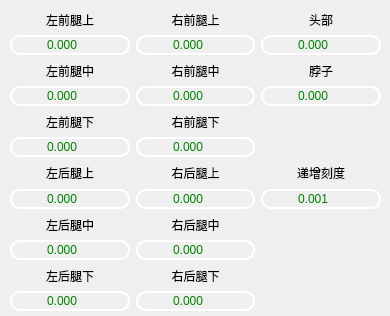
<?xml version="1.0" encoding="UTF-8"?>
<ui version="4.0">
 <class>PoseSettingWidget</class>
 <widget class="QWidget" name="PoseSettingWidget">
  <property name="geometry">
   <rect>
    <x>0</x>
    <y>0</y>
    <width>390</width>
    <height>316</height>
   </rect>
  </property>
  <property name="windowTitle">
   <string>Form</string>
  </property>
  <widget class="QWidget" name="gridLayoutWidget">
   <property name="geometry">
    <rect>
     <x>10</x>
     <y>10</y>
     <width>371</width>
     <height>301</height>
    </rect>
   </property>
   <layout class="QGridLayout" name="gridLayout">
    <item row="0" column="0">
     <layout class="QVBoxLayout" name="verticalLayout" stretch="0,0">
      <property name="spacing">
       <number>6</number>
      </property>
      <property name="sizeConstraint">
       <enum>QLayout::SetDefaultConstraint</enum>
      </property>
      <item>
       <widget class="QLabel" name="label">
        <property name="sizePolicy">
         <sizepolicy hsizetype="Preferred" vsizetype="Preferred">
          <horstretch>0</horstretch>
          <verstretch>0</verstretch>
         </sizepolicy>
        </property>
        <property name="text">
         <string>左前腿上</string>
        </property>
        <property name="alignment">
         <set>Qt::AlignCenter</set>
        </property>
       </widget>
      </item>
      <item>
       <widget class="QDoubleSpinBox" name="left_forword_high_doubleSpinBox">
        <property name="sizePolicy">
         <sizepolicy hsizetype="Preferred" vsizetype="Preferred">
          <horstretch>0</horstretch>
          <verstretch>0</verstretch>
         </sizepolicy>
        </property>
        <property name="focusPolicy">
         <enum>Qt::NoFocus</enum>
        </property>
        <property name="styleSheet">
         <string notr="true">/*默认状态的样式*/
QDoubleSpinBox{
	border-radius:10px;
	border:2px solid white;
	color:green;
	background:transparent;
}
/*鼠标悬停的样式*/
QDoubleSpinBox:hover{
	border:2px solid rgb(71,186,204);
	color:rgb(71,186,204);
	background:transparent;
}

/*被禁用时的样式*/
QDoubleSpinBox:!enabled{
	border:2px solid rgb(130,130,130);
	color:rgb(130,130,130);
}</string>
        </property>
        <property name="alignment">
         <set>Qt::AlignCenter</set>
        </property>
        <property name="decimals">
         <number>3</number>
        </property>
        <property name="minimum">
         <double>-90.000000000000000</double>
        </property>
        <property name="maximum">
         <double>90.000000000000000</double>
        </property>
       </widget>
      </item>
     </layout>
    </item>
    <item row="0" column="1">
     <layout class="QVBoxLayout" name="verticalLayout_2">
      <item>
       <widget class="QLabel" name="label_2">
        <property name="sizePolicy">
         <sizepolicy hsizetype="Preferred" vsizetype="Preferred">
          <horstretch>0</horstretch>
          <verstretch>0</verstretch>
         </sizepolicy>
        </property>
        <property name="text">
         <string>右前腿上</string>
        </property>
        <property name="alignment">
         <set>Qt::AlignCenter</set>
        </property>
       </widget>
      </item>
      <item>
       <widget class="QDoubleSpinBox" name="right_forword_high_doubleSpinBox">
        <property name="sizePolicy">
         <sizepolicy hsizetype="Preferred" vsizetype="Preferred">
          <horstretch>0</horstretch>
          <verstretch>0</verstretch>
         </sizepolicy>
        </property>
        <property name="focusPolicy">
         <enum>Qt::NoFocus</enum>
        </property>
        <property name="styleSheet">
         <string notr="true">/*默认状态的样式*/
QDoubleSpinBox{
	border-radius:10px;
	border:2px solid white;
	color:green;
	background:transparent;
}
/*鼠标悬停的样式*/
QDoubleSpinBox:hover{
	border:2px solid rgb(71,186,204);
	color:rgb(71,186,204);
	background:transparent;
}

/*被禁用时的样式*/
QDoubleSpinBox:!enabled{
	border:2px solid rgb(130,130,130);
	color:rgb(130,130,130);
}</string>
        </property>
        <property name="alignment">
         <set>Qt::AlignCenter</set>
        </property>
        <property name="decimals">
         <number>3</number>
        </property>
        <property name="minimum">
         <double>-90.000000000000000</double>
        </property>
        <property name="maximum">
         <double>90.000000000000000</double>
        </property>
       </widget>
      </item>
     </layout>
    </item>
    <item row="0" column="2">
     <layout class="QVBoxLayout" name="verticalLayout_3">
      <item>
       <widget class="QLabel" name="label_7">
        <property name="sizePolicy">
         <sizepolicy hsizetype="Preferred" vsizetype="Preferred">
          <horstretch>0</horstretch>
          <verstretch>0</verstretch>
         </sizepolicy>
        </property>
        <property name="text">
         <string>头部</string>
        </property>
        <property name="alignment">
         <set>Qt::AlignCenter</set>
        </property>
       </widget>
      </item>
      <item>
       <widget class="QDoubleSpinBox" name="head_doubleSpinBox">
        <property name="sizePolicy">
         <sizepolicy hsizetype="Preferred" vsizetype="Preferred">
          <horstretch>0</horstretch>
          <verstretch>0</verstretch>
         </sizepolicy>
        </property>
        <property name="focusPolicy">
         <enum>Qt::NoFocus</enum>
        </property>
        <property name="styleSheet">
         <string notr="true">/*默认状态的样式*/
QDoubleSpinBox{
	border-radius:10px;
	border:2px solid white;
	color:green;
	background:transparent;
}
/*鼠标悬停的样式*/
QDoubleSpinBox:hover{
	border:2px solid rgb(71,186,204);
	color:rgb(71,186,204);
	background:transparent;
}

/*被禁用时的样式*/
QDoubleSpinBox:!enabled{
	border:2px solid rgb(130,130,130);
	color:rgb(130,130,130);
}</string>
        </property>
        <property name="alignment">
         <set>Qt::AlignCenter</set>
        </property>
        <property name="decimals">
         <number>3</number>
        </property>
        <property name="minimum">
         <double>-90.000000000000000</double>
        </property>
        <property name="maximum">
         <double>90.000000000000000</double>
        </property>
       </widget>
      </item>
     </layout>
    </item>
    <item row="1" column="0">
     <layout class="QVBoxLayout" name="verticalLayout_4" stretch="0,0">
      <property name="spacing">
       <number>6</number>
      </property>
      <property name="sizeConstraint">
       <enum>QLayout::SetDefaultConstraint</enum>
      </property>
      <item>
       <widget class="QLabel" name="label_3">
        <property name="text">
         <string>左前腿中</string>
        </property>
        <property name="alignment">
         <set>Qt::AlignCenter</set>
        </property>
       </widget>
      </item>
      <item>
       <widget class="QDoubleSpinBox" name="left_forword_mid_doubleSpinBox">
        <property name="sizePolicy">
         <sizepolicy hsizetype="Preferred" vsizetype="Preferred">
          <horstretch>0</horstretch>
          <verstretch>0</verstretch>
         </sizepolicy>
        </property>
        <property name="focusPolicy">
         <enum>Qt::NoFocus</enum>
        </property>
        <property name="styleSheet">
         <string notr="true">/*默认状态的样式*/
QDoubleSpinBox{
	border-radius:10px;
	border:2px solid white;
	color:green;
	background:transparent;
}
/*鼠标悬停的样式*/
QDoubleSpinBox:hover{
	border:2px solid rgb(71,186,204);
	color:rgb(71,186,204);
	background:transparent;
}

/*被禁用时的样式*/
QDoubleSpinBox:!enabled{
	border:2px solid rgb(130,130,130);
	color:rgb(130,130,130);
}</string>
        </property>
        <property name="alignment">
         <set>Qt::AlignCenter</set>
        </property>
        <property name="decimals">
         <number>3</number>
        </property>
        <property name="minimum">
         <double>-10.000000000000000</double>
        </property>
        <property name="maximum">
         <double>60.000000000000000</double>
        </property>
       </widget>
      </item>
     </layout>
    </item>
    <item row="1" column="1">
     <layout class="QVBoxLayout" name="verticalLayout_5">
      <item>
       <widget class="QLabel" name="label_5">
        <property name="text">
         <string>右前腿中</string>
        </property>
        <property name="alignment">
         <set>Qt::AlignCenter</set>
        </property>
       </widget>
      </item>
      <item>
       <widget class="QDoubleSpinBox" name="right_forword_mid_doubleSpinBox">
        <property name="sizePolicy">
         <sizepolicy hsizetype="Preferred" vsizetype="Preferred">
          <horstretch>0</horstretch>
          <verstretch>0</verstretch>
         </sizepolicy>
        </property>
        <property name="focusPolicy">
         <enum>Qt::NoFocus</enum>
        </property>
        <property name="styleSheet">
         <string notr="true">/*默认状态的样式*/
QDoubleSpinBox{
	border-radius:10px;
	border:2px solid white;
	color:green;
	background:transparent;
}
/*鼠标悬停的样式*/
QDoubleSpinBox:hover{
	border:2px solid rgb(71,186,204);
	color:rgb(71,186,204);
	background:transparent;
}

/*被禁用时的样式*/
QDoubleSpinBox:!enabled{
	border:2px solid rgb(130,130,130);
	color:rgb(130,130,130);
}</string>
        </property>
        <property name="alignment">
         <set>Qt::AlignCenter</set>
        </property>
        <property name="decimals">
         <number>3</number>
        </property>
        <property name="minimum">
         <double>-10.000000000000000</double>
        </property>
        <property name="maximum">
         <double>60.000000000000000</double>
        </property>
       </widget>
      </item>
     </layout>
    </item>
    <item row="1" column="2">
     <layout class="QVBoxLayout" name="verticalLayout_6">
      <item>
       <widget class="QLabel" name="label_8">
        <property name="text">
         <string>脖子</string>
        </property>
        <property name="alignment">
         <set>Qt::AlignCenter</set>
        </property>
       </widget>
      </item>
      <item>
       <widget class="QDoubleSpinBox" name="waist_doubleSpinBox">
        <property name="sizePolicy">
         <sizepolicy hsizetype="Preferred" vsizetype="Preferred">
          <horstretch>0</horstretch>
          <verstretch>0</verstretch>
         </sizepolicy>
        </property>
        <property name="focusPolicy">
         <enum>Qt::NoFocus</enum>
        </property>
        <property name="styleSheet">
         <string notr="true">/*默认状态的样式*/
QDoubleSpinBox{
	border-radius:10px;
	border:2px solid white;
	color:green;
	background:transparent;
}
/*鼠标悬停的样式*/
QDoubleSpinBox:hover{
	border:2px solid rgb(71,186,204);
	color:rgb(71,186,204);
	background:transparent;
}

/*被禁用时的样式*/
QDoubleSpinBox:!enabled{
	border:2px solid rgb(130,130,130);
	color:rgb(130,130,130);
}</string>
        </property>
        <property name="alignment">
         <set>Qt::AlignCenter</set>
        </property>
        <property name="decimals">
         <number>3</number>
        </property>
        <property name="maximum">
         <double>60.000000000000000</double>
        </property>
       </widget>
      </item>
     </layout>
    </item>
    <item row="2" column="0">
     <layout class="QVBoxLayout" name="verticalLayout_7">
      <item>
       <widget class="QLabel" name="label_6">
        <property name="text">
         <string>左前腿下</string>
        </property>
        <property name="alignment">
         <set>Qt::AlignCenter</set>
        </property>
       </widget>
      </item>
      <item>
       <widget class="QDoubleSpinBox" name="left_forword_low_doubleSpinBox">
        <property name="sizePolicy">
         <sizepolicy hsizetype="Preferred" vsizetype="Preferred">
          <horstretch>0</horstretch>
          <verstretch>0</verstretch>
         </sizepolicy>
        </property>
        <property name="focusPolicy">
         <enum>Qt::NoFocus</enum>
        </property>
        <property name="styleSheet">
         <string notr="true">/*默认状态的样式*/
QDoubleSpinBox{
	border-radius:10px;
	border:2px solid white;
	color:green;
	background:transparent;
}
/*鼠标悬停的样式*/
QDoubleSpinBox:hover{
	border:2px solid rgb(71,186,204);
	color:rgb(71,186,204);
	background:transparent;
}

/*被禁用时的样式*/
QDoubleSpinBox:!enabled{
	border:2px solid rgb(130,130,130);
	color:rgb(130,130,130);
}</string>
        </property>
        <property name="alignment">
         <set>Qt::AlignCenter</set>
        </property>
        <property name="decimals">
         <number>3</number>
        </property>
        <property name="maximum">
         <double>90.000000000000000</double>
        </property>
       </widget>
      </item>
     </layout>
    </item>
    <item row="2" column="1">
     <layout class="QVBoxLayout" name="verticalLayout_8">
      <item>
       <widget class="QLabel" name="label_4">
        <property name="text">
         <string>右前腿下</string>
        </property>
        <property name="alignment">
         <set>Qt::AlignCenter</set>
        </property>
       </widget>
      </item>
      <item>
       <widget class="QDoubleSpinBox" name="right_forword_low_doubleSpinBox">
        <property name="sizePolicy">
         <sizepolicy hsizetype="Preferred" vsizetype="Preferred">
          <horstretch>0</horstretch>
          <verstretch>0</verstretch>
         </sizepolicy>
        </property>
        <property name="focusPolicy">
         <enum>Qt::NoFocus</enum>
        </property>
        <property name="styleSheet">
         <string notr="true">/*默认状态的样式*/
QDoubleSpinBox{
	border-radius:10px;
	border:2px solid white;
	color:green;
	background:transparent;
}
/*鼠标悬停的样式*/
QDoubleSpinBox:hover{
	border:2px solid rgb(71,186,204);
	color:rgb(71,186,204);
	background:transparent;
}

/*被禁用时的样式*/
QDoubleSpinBox:!enabled{
	border:2px solid rgb(130,130,130);
	color:rgb(130,130,130);
}</string>
        </property>
        <property name="alignment">
         <set>Qt::AlignCenter</set>
        </property>
        <property name="decimals">
         <number>3</number>
        </property>
        <property name="maximum">
         <double>90.000000000000000</double>
        </property>
       </widget>
      </item>
     </layout>
    </item>
    <item row="3" column="0">
     <layout class="QVBoxLayout" name="verticalLayout_9">
      <item>
       <widget class="QLabel" name="label_10">
        <property name="text">
         <string>左后腿上</string>
        </property>
        <property name="alignment">
         <set>Qt::AlignCenter</set>
        </property>
       </widget>
      </item>
      <item>
       <widget class="QDoubleSpinBox" name="left_backword_high_doubleSpinBox">
        <property name="sizePolicy">
         <sizepolicy hsizetype="Preferred" vsizetype="Preferred">
          <horstretch>0</horstretch>
          <verstretch>0</verstretch>
         </sizepolicy>
        </property>
        <property name="focusPolicy">
         <enum>Qt::NoFocus</enum>
        </property>
        <property name="styleSheet">
         <string notr="true">/*默认状态的样式*/
QDoubleSpinBox{
	border-radius:10px;
	border:2px solid white;
	color:green;
	background:transparent;
}
/*鼠标悬停的样式*/
QDoubleSpinBox:hover{
	border:2px solid rgb(71,186,204);
	color:rgb(71,186,204);
	background:transparent;
}

/*被禁用时的样式*/
QDoubleSpinBox:!enabled{
	border:2px solid rgb(130,130,130);
	color:rgb(130,130,130);
}</string>
        </property>
        <property name="alignment">
         <set>Qt::AlignCenter</set>
        </property>
        <property name="decimals">
         <number>3</number>
        </property>
        <property name="minimum">
         <double>-90.000000000000000</double>
        </property>
        <property name="maximum">
         <double>90.000000000000000</double>
        </property>
       </widget>
      </item>
     </layout>
    </item>
    <item row="3" column="1">
     <layout class="QVBoxLayout" name="verticalLayout_10">
      <item>
       <widget class="QLabel" name="label_14">
        <property name="text">
         <string>右后腿上</string>
        </property>
        <property name="alignment">
         <set>Qt::AlignCenter</set>
        </property>
       </widget>
      </item>
      <item>
       <widget class="QDoubleSpinBox" name="right_backword_high_doubleSpinBox">
        <property name="sizePolicy">
         <sizepolicy hsizetype="Preferred" vsizetype="Preferred">
          <horstretch>0</horstretch>
          <verstretch>0</verstretch>
         </sizepolicy>
        </property>
        <property name="focusPolicy">
         <enum>Qt::NoFocus</enum>
        </property>
        <property name="styleSheet">
         <string notr="true">/*默认状态的样式*/
QDoubleSpinBox{
	border-radius:10px;
	border:2px solid white;
	color:green;
	background:transparent;
}
/*鼠标悬停的样式*/
QDoubleSpinBox:hover{
	border:2px solid rgb(71,186,204);
	color:rgb(71,186,204);
	background:transparent;
}

/*被禁用时的样式*/
QDoubleSpinBox:!enabled{
	border:2px solid rgb(130,130,130);
	color:rgb(130,130,130);
}</string>
        </property>
        <property name="alignment">
         <set>Qt::AlignCenter</set>
        </property>
        <property name="decimals">
         <number>3</number>
        </property>
        <property name="minimum">
         <double>-90.000000000000000</double>
        </property>
        <property name="maximum">
         <double>90.000000000000000</double>
        </property>
       </widget>
      </item>
     </layout>
    </item>
    <item row="3" column="2">
     <layout class="QVBoxLayout" name="verticalLayout_11">
      <item>
       <widget class="QLabel" name="label_15">
        <property name="text">
         <string>递增刻度</string>
        </property>
        <property name="alignment">
         <set>Qt::AlignCenter</set>
        </property>
       </widget>
      </item>
      <item>
       <widget class="QDoubleSpinBox" name="step_doubleSpinBox">
        <property name="sizePolicy">
         <sizepolicy hsizetype="Preferred" vsizetype="Preferred">
          <horstretch>0</horstretch>
          <verstretch>0</verstretch>
         </sizepolicy>
        </property>
        <property name="focusPolicy">
         <enum>Qt::NoFocus</enum>
        </property>
        <property name="styleSheet">
         <string notr="true">/*默认状态的样式*/
QDoubleSpinBox{
	border-radius:10px;
	border:2px solid white;
	color:green;
	background:transparent;
}
/*鼠标悬停的样式*/
QDoubleSpinBox:hover{
	border:2px solid rgb(71,186,204);
	color:rgb(71,186,204);
	background:transparent;
}

/*被禁用时的样式*/
QDoubleSpinBox:!enabled{
	border:2px solid rgb(130,130,130);
	color:rgb(130,130,130);
}</string>
        </property>
        <property name="alignment">
         <set>Qt::AlignCenter</set>
        </property>
        <property name="decimals">
         <number>3</number>
        </property>
        <property name="minimum">
         <double>0.001000000000000</double>
        </property>
        <property name="maximum">
         <double>0.100000000000000</double>
        </property>
        <property name="singleStep">
         <double>0.010000000000000</double>
        </property>
       </widget>
      </item>
     </layout>
    </item>
    <item row="4" column="0">
     <layout class="QVBoxLayout" name="verticalLayout_12">
      <item>
       <widget class="QLabel" name="label_11">
        <property name="text">
         <string>左后腿中</string>
        </property>
        <property name="alignment">
         <set>Qt::AlignCenter</set>
        </property>
       </widget>
      </item>
      <item>
       <widget class="QDoubleSpinBox" name="left_backword_mid_doubleSpinBox">
        <property name="sizePolicy">
         <sizepolicy hsizetype="Preferred" vsizetype="Preferred">
          <horstretch>0</horstretch>
          <verstretch>0</verstretch>
         </sizepolicy>
        </property>
        <property name="focusPolicy">
         <enum>Qt::NoFocus</enum>
        </property>
        <property name="styleSheet">
         <string notr="true">/*默认状态的样式*/
QDoubleSpinBox{
	border-radius:10px;
	border:2px solid white;
	color:green;
	background:transparent;
}
/*鼠标悬停的样式*/
QDoubleSpinBox:hover{
	border:2px solid rgb(71,186,204);
	color:rgb(71,186,204);
	background:transparent;
}

/*被禁用时的样式*/
QDoubleSpinBox:!enabled{
	border:2px solid rgb(130,130,130);
	color:rgb(130,130,130);
}</string>
        </property>
        <property name="alignment">
         <set>Qt::AlignCenter</set>
        </property>
        <property name="decimals">
         <number>3</number>
        </property>
        <property name="minimum">
         <double>-10.000000000000000</double>
        </property>
        <property name="maximum">
         <double>60.000000000000000</double>
        </property>
       </widget>
      </item>
     </layout>
    </item>
    <item row="4" column="1">
     <layout class="QVBoxLayout" name="verticalLayout_13">
      <item>
       <widget class="QLabel" name="label_13">
        <property name="text">
         <string>右后腿中</string>
        </property>
        <property name="alignment">
         <set>Qt::AlignCenter</set>
        </property>
       </widget>
      </item>
      <item>
       <widget class="QDoubleSpinBox" name="right_backword_mid_doubleSpinBox">
        <property name="sizePolicy">
         <sizepolicy hsizetype="Preferred" vsizetype="Preferred">
          <horstretch>0</horstretch>
          <verstretch>0</verstretch>
         </sizepolicy>
        </property>
        <property name="focusPolicy">
         <enum>Qt::NoFocus</enum>
        </property>
        <property name="styleSheet">
         <string notr="true">/*默认状态的样式*/
QDoubleSpinBox{
	border-radius:10px;
	border:2px solid white;
	color:green;
	background:transparent;
}
/*鼠标悬停的样式*/
QDoubleSpinBox:hover{
	border:2px solid rgb(71,186,204);
	color:rgb(71,186,204);
	background:transparent;
}

/*被禁用时的样式*/
QDoubleSpinBox:!enabled{
	border:2px solid rgb(130,130,130);
	color:rgb(130,130,130);
}</string>
        </property>
        <property name="alignment">
         <set>Qt::AlignCenter</set>
        </property>
        <property name="decimals">
         <number>3</number>
        </property>
        <property name="minimum">
         <double>-10.000000000000000</double>
        </property>
        <property name="maximum">
         <double>60.000000000000000</double>
        </property>
       </widget>
      </item>
     </layout>
    </item>
    <item row="5" column="0">
     <layout class="QVBoxLayout" name="verticalLayout_14">
      <item>
       <widget class="QLabel" name="label_9">
        <property name="text">
         <string>左后腿下</string>
        </property>
        <property name="alignment">
         <set>Qt::AlignCenter</set>
        </property>
       </widget>
      </item>
      <item>
       <widget class="QDoubleSpinBox" name="left_backword_low_doubleSpinBox">
        <property name="sizePolicy">
         <sizepolicy hsizetype="Preferred" vsizetype="Preferred">
          <horstretch>0</horstretch>
          <verstretch>0</verstretch>
         </sizepolicy>
        </property>
        <property name="focusPolicy">
         <enum>Qt::NoFocus</enum>
        </property>
        <property name="styleSheet">
         <string notr="true">/*默认状态的样式*/
QDoubleSpinBox{
	border-radius:10px;
	border:2px solid white;
	color:green;
	background:transparent;
}
/*鼠标悬停的样式*/
QDoubleSpinBox:hover{
	border:2px solid rgb(71,186,204);
	color:rgb(71,186,204);
	background:transparent;
}

/*被禁用时的样式*/
QDoubleSpinBox:!enabled{
	border:2px solid rgb(130,130,130);
	color:rgb(130,130,130);
}</string>
        </property>
        <property name="alignment">
         <set>Qt::AlignCenter</set>
        </property>
        <property name="decimals">
         <number>3</number>
        </property>
        <property name="maximum">
         <double>90.000000000000000</double>
        </property>
       </widget>
      </item>
     </layout>
    </item>
    <item row="5" column="1">
     <layout class="QVBoxLayout" name="verticalLayout_15">
      <item>
       <widget class="QLabel" name="label_12">
        <property name="text">
         <string>右后腿下</string>
        </property>
        <property name="alignment">
         <set>Qt::AlignCenter</set>
        </property>
       </widget>
      </item>
      <item>
       <widget class="QDoubleSpinBox" name="right_backword_low_doubleSpinBox">
        <property name="enabled">
         <bool>true</bool>
        </property>
        <property name="sizePolicy">
         <sizepolicy hsizetype="Preferred" vsizetype="Preferred">
          <horstretch>0</horstretch>
          <verstretch>0</verstretch>
         </sizepolicy>
        </property>
        <property name="mouseTracking">
         <bool>false</bool>
        </property>
        <property name="focusPolicy">
         <enum>Qt::NoFocus</enum>
        </property>
        <property name="statusTip">
         <string/>
        </property>
        <property name="styleSheet">
         <string notr="true">/*默认状态的样式*/
QDoubleSpinBox{
	border-radius:10px;
	border:2px solid white;
	color:green;
	background:transparent;
}
/*鼠标悬停的样式*/
QDoubleSpinBox:hover{
	border:2px solid rgb(71,186,204);
	color:rgb(71,186,204);
	background:transparent;
}

/*被禁用时的样式*/
QDoubleSpinBox:!enabled{
	border:2px solid rgb(130,130,130);
	color:rgb(130,130,130);
}</string>
        </property>
        <property name="alignment">
         <set>Qt::AlignCenter</set>
        </property>
        <property name="readOnly">
         <bool>false</bool>
        </property>
        <property name="decimals">
         <number>3</number>
        </property>
        <property name="maximum">
         <double>90.000000000000000</double>
        </property>
       </widget>
      </item>
     </layout>
    </item>
   </layout>
  </widget>
 </widget>
 <resources/>
 <connections/>
</ui>
